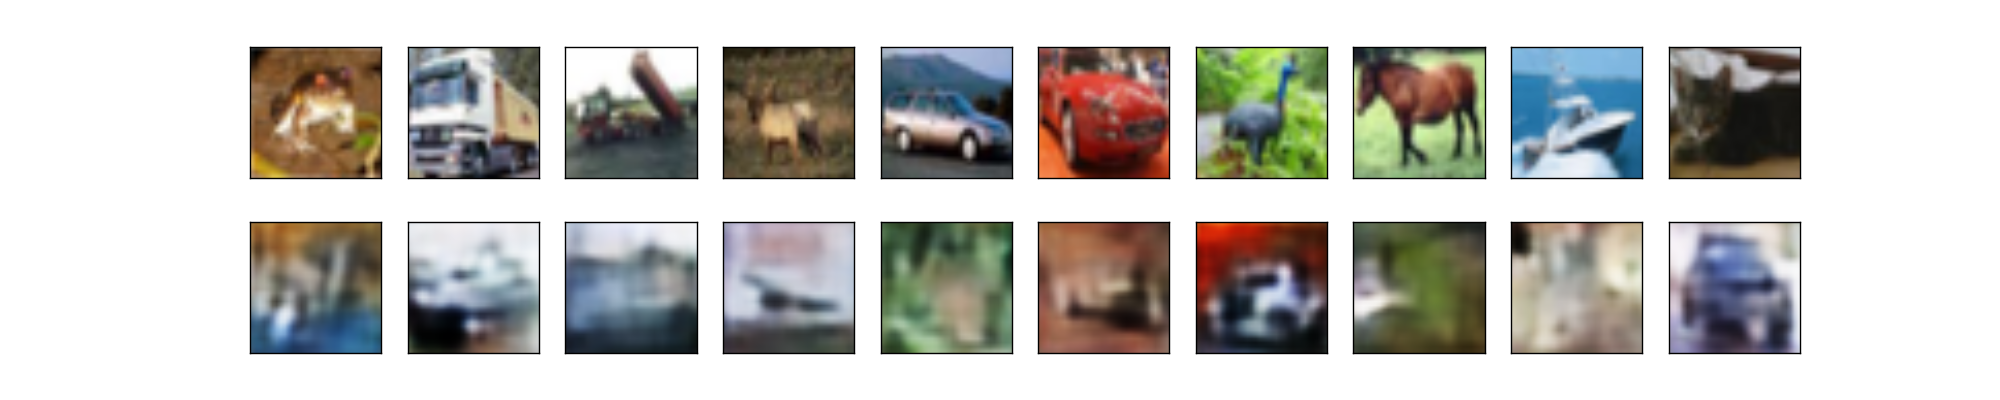

Here is the Python script that generated this plot:
import keras
from keras.models import load_model
from keras.datasets import cifar10
from keras.layers import Input, Dense, Conv2D, MaxPooling2D, UpSampling2D, BatchNormalization, Activation
from keras.models import Model
import matplotlib.pyplot as plt
from keras.callbacks import EarlyStopping, ModelCheckpoint
from keras.optimizers import Adam
import os
import pickle
import numpy as np




"""
=======================================================================
This code is citing the website
The title of page: The Keras Blog
Author: Francois Chollet
Date: Sat 14 May 2016
URL: https://blog.keras.io/building-autoencoders-in-keras.html
Access date: Tue 24 April 2018
=======================================================================
"""




batch_size = 32
num_classes = 10
epochs = 21



# the data, shuffled and split between train and test sets.
(x_train, y_train), (x_test, y_test) = cifar10.load_data()



# normalize data
x_train = x_train.astype('float32')
x_test = x_test.astype('float32')
x_train /= 255
x_test /= 255


#Open shuffled datasets.
with open('x1_train_cifar.pkl', 'rb') as f:
    x1_train = pickle.load(f)

with open('x2_train_cifar.pkl', 'rb') as f:
    x2_train = pickle.load(f)

with open('x3_train_cifar.pkl', 'rb') as f:
    x3_train = pickle.load(f)




print('x_train shape:', x_train.shape)
print(x_train.shape[0], 'train samples')
print(x_test.shape[0], 'test samples')




#Encoder
input_img = Input(shape=(32, 32, 3))
x = Conv2D(64, (3, 3), padding='same')(input_img)
x = BatchNormalization()(x)
x = Activation('relu')(x)
x = MaxPooling2D((2, 2), padding='same')(x)
x = Conv2D(32, (3, 3), padding='same')(x)
x = BatchNormalization()(x)
x = Activation('relu')(x)
x = MaxPooling2D((2, 2), padding='same')(x)
x = Conv2D(16, (3, 3), padding='same')(x)
x = BatchNormalization()(x)
x = Activation('relu')(x)
encoded = MaxPooling2D((2, 2), padding='same')(x)




#Decoder
x = Conv2D(16, (3, 3), padding='same')(encoded)
x = BatchNormalization()(x)
x = Activation('relu')(x)
x = UpSampling2D((2, 2))(x)
x = Conv2D(32, (3, 3), padding='same')(x)
x = BatchNormalization()(x)
x = Activation('relu')(x)
x = UpSampling2D((2, 2))(x)
x = Conv2D(64, (3, 3), padding='same')(x)
x = BatchNormalization()(x)
x = Activation('relu')(x)
x = UpSampling2D((2, 2))(x)
x = Conv2D(3, (3, 3), padding='same')(x)
x = BatchNormalization()(x)
decoded = Activation('sigmoid')(x)




autoencoder = Model(input_img, decoded)
autoencoder.compile(optimizer='adam', loss='binary_crossentropy')



#Train the model.
history = autoencoder.fit(x_train, x_train,
                    batch_size=batch_size,
                    epochs=epochs,
                    verbose=1,
                    validation_data=(x_test, x_test),
                    shuffle=True)





decoded_imgs = autoencoder.predict(x_test)





# definition to show original image and reconstructed image
n = 10
plt.figure(figsize=(20, 4))
for i in range(n):
    # display original
    ax = plt.subplot(2, n, i+1)
    plt.imshow(x_train[i].reshape(32, 32, 3))
    ax.get_xaxis().set_visible(False)
    ax.get_yaxis().set_visible(False)

    #display predicted pictures
    ax = plt.subplot(2, n, i +1 + n )
    plt.imshow(decoded_imgs[i].reshape(32, 32, 3))
    ax.get_xaxis().set_visible(False)
    ax.get_yaxis().set_visible(False)

plt.show()





print("==============================================================")
score_test = autoencoder.evaluate(x_test, x_test, verbose=0)
accuracy_test = 1 - score_test
print("The loss on x_test : %.12f" %score_test)
print("The accuracy on x_test : %.12f" %accuracy_test)
print("==============================================================")


score_x_train = autoencoder.evaluate(x_train, x_train, verbose=0)
accuracy_x_train = 1 - score_x_train
print("The loss on x_train : %.12f" %score_x_train)
print("The accuracy on x_train : %.12f" %accuracy_x_train)
print("==============================================================")

score_x1_train = autoencoder.evaluate(x1_train, x1_train, verbose=0)
accuracy_x1_train = 1 - score_x1_train
print("The loss on x1_train : %.12f" %score_x1_train)
print("The accuracy on x1_train : %.12f" %accuracy_x1_train)
print("==============================================================")

score_x2_train = autoencoder.evaluate(x2_train, x2_train, verbose=0)
accuracy_x2_train = 1 - score_x2_train
print("The loss on x2_train : %.12f" %score_x2_train)
print("The accuracy on x2_train : %.12f" %accuracy_x2_train)
print("==============================================================")

score_x3_train = autoencoder.evaluate(x3_train, x3_train, verbose=0)
accuracy_x3_train = 1 - score_x3_train
print("The loss on x3_train : %.12f" %score_x3_train)
print("The accuracy on x3_train : %.12f" %accuracy_x3_train)
